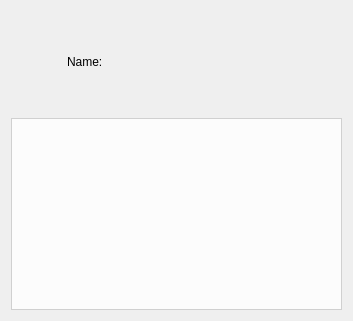
<?xml version="1.0" encoding="UTF-8"?>
<ui version="4.0">
 <class>NameAndDescriptionWidget</class>
 <widget class="QWidget" name="NameAndDescriptionWidget">
  <property name="geometry">
   <rect>
    <x>0</x>
    <y>0</y>
    <width>353</width>
    <height>321</height>
   </rect>
  </property>
  <property name="windowTitle">
   <string>Form</string>
  </property>
  <layout class="QVBoxLayout" name="verticalLayout_3">
   <item>
    <layout class="QHBoxLayout" name="horizontalLayout">
     <property name="sizeConstraint">
      <enum>QLayout::SetMinAndMaxSize</enum>
     </property>
     <item>
      <widget class="QLabel" name="PicLabel">
       <property name="minimumSize">
        <size>
         <width>50</width>
         <height>80</height>
        </size>
       </property>
       <property name="maximumSize">
        <size>
         <width>50</width>
         <height>80</height>
        </size>
       </property>
       <property name="text">
        <string/>
       </property>
      </widget>
     </item>
     <item>
      <layout class="QVBoxLayout" name="verticalLayout">
       <property name="sizeConstraint">
        <enum>QLayout::SetMaximumSize</enum>
       </property>
       <item>
        <spacer name="verticalSpacer">
         <property name="orientation">
          <enum>Qt::Vertical</enum>
         </property>
         <property name="sizeType">
          <enum>QSizePolicy::Expanding</enum>
         </property>
         <property name="sizeHint" stdset="0">
          <size>
           <width>0</width>
           <height>0</height>
          </size>
         </property>
        </spacer>
       </item>
       <item>
        <widget class="QLabel" name="label">
         <property name="autoFillBackground">
          <bool>false</bool>
         </property>
         <property name="frameShape">
          <enum>QFrame::NoFrame</enum>
         </property>
         <property name="text">
          <string>Name:</string>
         </property>
        </widget>
       </item>
       <item>
        <spacer name="verticalSpacer_2">
         <property name="orientation">
          <enum>Qt::Vertical</enum>
         </property>
         <property name="sizeType">
          <enum>QSizePolicy::Expanding</enum>
         </property>
         <property name="sizeHint" stdset="0">
          <size>
           <width>0</width>
           <height>0</height>
          </size>
         </property>
        </spacer>
       </item>
      </layout>
     </item>
     <item>
      <layout class="QVBoxLayout" name="verticalLayout_2">
       <item>
        <spacer name="verticalSpacer_3">
         <property name="orientation">
          <enum>Qt::Vertical</enum>
         </property>
         <property name="sizeType">
          <enum>QSizePolicy::Expanding</enum>
         </property>
         <property name="sizeHint" stdset="0">
          <size>
           <width>0</width>
           <height>0</height>
          </size>
         </property>
        </spacer>
       </item>
       <item>
        <widget class="QLabel" name="nameLabel">
         <property name="text">
          <string/>
         </property>
        </widget>
       </item>
       <item>
        <spacer name="verticalSpacer_4">
         <property name="orientation">
          <enum>Qt::Vertical</enum>
         </property>
         <property name="sizeType">
          <enum>QSizePolicy::Expanding</enum>
         </property>
         <property name="sizeHint" stdset="0">
          <size>
           <width>0</width>
           <height>0</height>
          </size>
         </property>
        </spacer>
       </item>
      </layout>
     </item>
    </layout>
   </item>
   <item>
    <widget class="QTextBrowser" name="description">
     <property name="autoFillBackground">
      <bool>false</bool>
     </property>
     <property name="styleSheet">
      <string notr="true">background-color:rgba(255, 255, 255, 200);</string>
     </property>
    </widget>
   </item>
  </layout>
 </widget>
 <resources/>
 <connections/>
</ui>
